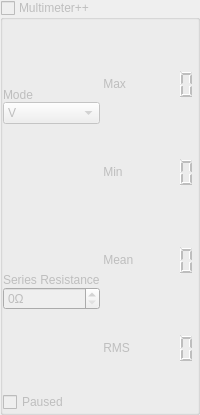
      <widget class="QWidget" name="page_3">
       <layout class="QHBoxLayout" name="horizontalLayout_3">
        <property name="spacing">
         <number>0</number>
        </property>
        <property name="leftMargin">
         <number>0</number>
        </property>
        <property name="topMargin">
         <number>0</number>
        </property>
        <property name="rightMargin">
         <number>0</number>
        </property>
        <property name="bottomMargin">
         <number>0</number>
        </property>
        <item>
         <widget class="QGroupBox" name="multimeterGroup">
          <property name="enabled">
           <bool>false</bool>
          </property>
          <property name="title">
           <string>Multimeter++</string>
          </property>
          <property name="checkable">
           <bool>true</bool>
          </property>
          <property name="checked">
           <bool>false</bool>
          </property>
          <layout class="QGridLayout" name="gridLayout">
           <property name="leftMargin">
            <number>0</number>
           </property>
           <property name="topMargin">
            <number>0</number>
           </property>
           <property name="rightMargin">
            <number>0</number>
           </property>
           <property name="bottomMargin">
            <number>0</number>
           </property>
           <property name="spacing">
            <number>0</number>
           </property>
           <item row="0" column="1" rowspan="7">
            <layout class="QFormLayout" name="formLayout">
             <property name="horizontalSpacing">
              <number>0</number>
             </property>
             <property name="verticalSpacing">
              <number>0</number>
             </property>
             <item row="1" column="0">
              <widget class="QLabel" name="multimeterMaxLabel">
               <property name="sizePolicy">
                <sizepolicy hsizetype="Preferred" vsizetype="Expanding">
                 <horstretch>0</horstretch>
                 <verstretch>0</verstretch>
                </sizepolicy>
               </property>
               <property name="text">
                <string> Max</string>
               </property>
              </widget>
             </item>
             <item row="1" column="1">
              <widget class="QLCDNumber" name="multimeterMaxDisplay">
               <property name="sizePolicy">
                <sizepolicy hsizetype="Preferred" vsizetype="Expanding">
                 <horstretch>0</horstretch>
                 <verstretch>0</verstretch>
                </sizepolicy>
               </property>
               <property name="minimumSize">
                <size>
                 <width>0</width>
                 <height>48</height>
                </size>
               </property>
               <property name="frameShape">
                <enum>QFrame::NoFrame</enum>
               </property>
               <property name="digitCount">
                <number>4</number>
               </property>
              </widget>
             </item>
             <item row="3" column="0">
              <widget class="QLabel" name="multimeterMinLabel">
               <property name="sizePolicy">
                <sizepolicy hsizetype="Preferred" vsizetype="Expanding">
                 <horstretch>0</horstretch>
                 <verstretch>0</verstretch>
                </sizepolicy>
               </property>
               <property name="text">
                <string> Min</string>
               </property>
              </widget>
             </item>
             <item row="3" column="1">
              <widget class="QLCDNumber" name="multimeterMinDisplay">
               <property name="sizePolicy">
                <sizepolicy hsizetype="Preferred" vsizetype="Expanding">
                 <horstretch>0</horstretch>
                 <verstretch>0</verstretch>
                </sizepolicy>
               </property>
               <property name="minimumSize">
                <size>
                 <width>0</width>
                 <height>48</height>
                </size>
               </property>
               <property name="frameShape">
                <enum>QFrame::NoFrame</enum>
               </property>
               <property name="digitCount">
                <number>4</number>
               </property>
              </widget>
             </item>
             <item row="5" column="0">
              <widget class="QLabel" name="multimeterMeanLabel">
               <property name="sizePolicy">
                <sizepolicy hsizetype="Preferred" vsizetype="Expanding">
                 <horstretch>0</horstretch>
                 <verstretch>0</verstretch>
                </sizepolicy>
               </property>
               <property name="text">
                <string> Mean</string>
               </property>
              </widget>
             </item>
             <item row="5" column="1">
              <widget class="QLCDNumber" name="multimeterMeanDisplay">
               <property name="sizePolicy">
                <sizepolicy hsizetype="Preferred" vsizetype="MinimumExpanding">
                 <horstretch>0</horstretch>
                 <verstretch>0</verstretch>
                </sizepolicy>
               </property>
               <property name="minimumSize">
                <size>
                 <width>0</width>
                 <height>48</height>
                </size>
               </property>
               <property name="frameShape">
                <enum>QFrame::NoFrame</enum>
               </property>
               <property name="digitCount">
                <number>4</number>
               </property>
              </widget>
             </item>
             <item row="7" column="0">
              <widget class="QLabel" name="multimeterRmsLabel">
               <property name="sizePolicy">
                <sizepolicy hsizetype="Preferred" vsizetype="Expanding">
                 <horstretch>0</horstretch>
                 <verstretch>0</verstretch>
                </sizepolicy>
               </property>
               <property name="text">
                <string> RMS</string>
               </property>
              </widget>
             </item>
             <item row="7" column="1">
              <widget class="QLCDNumber" name="multimeterRmsDisplay">
               <property name="sizePolicy">
                <sizepolicy hsizetype="Preferred" vsizetype="Expanding">
                 <horstretch>0</horstretch>
                 <verstretch>0</verstretch>
                </sizepolicy>
               </property>
               <property name="minimumSize">
                <size>
                 <width>0</width>
                 <height>48</height>
                </size>
               </property>
               <property name="frameShape">
                <enum>QFrame::NoFrame</enum>
               </property>
               <property name="digitCount">
                <number>4</number>
               </property>
              </widget>
             </item>
             <item row="2" column="1">
              <spacer name="verticalSpacer">
               <property name="orientation">
                <enum>Qt::Vertical</enum>
               </property>
               <property name="sizeHint" stdset="0">
                <size>
                 <width>20</width>
                 <height>40</height>
                </size>
               </property>
              </spacer>
             </item>
             <item row="4" column="1">
              <spacer name="verticalSpacer_2">
               <property name="orientation">
                <enum>Qt::Vertical</enum>
               </property>
               <property name="sizeHint" stdset="0">
                <size>
                 <width>20</width>
                 <height>40</height>
                </size>
               </property>
              </spacer>
             </item>
             <item row="0" column="1">
              <spacer name="verticalSpacer_3">
               <property name="orientation">
                <enum>Qt::Vertical</enum>
               </property>
               <property name="sizeType">
                <enum>QSizePolicy::Expanding</enum>
               </property>
               <property name="sizeHint" stdset="0">
                <size>
                 <width>20</width>
                 <height>40</height>
                </size>
               </property>
              </spacer>
             </item>
             <item row="6" column="1">
              <spacer name="verticalSpacer_4">
               <property name="orientation">
                <enum>Qt::Vertical</enum>
               </property>
               <property name="sizeHint" stdset="0">
                <size>
                 <width>20</width>
                 <height>40</height>
                </size>
               </property>
              </spacer>
             </item>
             <item row="8" column="1">
              <spacer name="verticalSpacer_5">
               <property name="orientation">
                <enum>Qt::Vertical</enum>
               </property>
               <property name="sizeHint" stdset="0">
                <size>
                 <width>20</width>
                 <height>40</height>
                </size>
               </property>
              </spacer>
             </item>
            </layout>
           </item>
           <item row="6" column="0">
            <widget class="QCheckBox" name="multimeterPauseCheckBox">
             <property name="sizePolicy">
              <sizepolicy hsizetype="Maximum" vsizetype="Fixed">
               <horstretch>0</horstretch>
               <verstretch>0</verstretch>
              </sizepolicy>
             </property>
             <property name="maximumSize">
              <size>
               <width>180</width>
               <height>16777215</height>
              </size>
             </property>
             <property name="font">
              <font>
               <underline>false</underline>
              </font>
             </property>
             <property name="text">
              <string>Paused</string>
             </property>
            </widget>
           </item>
           <item row="3" column="0">
            <widget class="QLabel" name="multimeterResistanceLabel">
             <property name="sizePolicy">
              <sizepolicy hsizetype="Maximum" vsizetype="Preferred">
               <horstretch>0</horstretch>
               <verstretch>0</verstretch>
              </sizepolicy>
             </property>
             <property name="maximumSize">
              <size>
               <width>180</width>
               <height>16777215</height>
              </size>
             </property>
             <property name="text">
              <string>Series Resistance</string>
             </property>
             <property name="alignment">
              <set>Qt::AlignBottom|Qt::AlignLeading|Qt::AlignLeft</set>
             </property>
            </widget>
           </item>
           <item row="0" column="0">
            <widget class="QLabel" name="multimeterModeLabel">
             <property name="sizePolicy">
              <sizepolicy hsizetype="Maximum" vsizetype="Preferred">
               <horstretch>0</horstretch>
               <verstretch>0</verstretch>
              </sizepolicy>
             </property>
             <property name="maximumSize">
              <size>
               <width>180</width>
               <height>16777215</height>
              </size>
             </property>
             <property name="text">
              <string>Mode</string>
             </property>
             <property name="alignment">
              <set>Qt::AlignBottom|Qt::AlignLeading|Qt::AlignLeft</set>
             </property>
            </widget>
           </item>
           <item row="4" column="0">
            <widget class="espoSpinBox" name="multimeterResistanceSelect">
             <property name="sizePolicy">
              <sizepolicy hsizetype="Maximum" vsizetype="Fixed">
               <horstretch>0</horstretch>
               <verstretch>0</verstretch>
              </sizepolicy>
             </property>
             <property name="maximumSize">
              <size>
               <width>180</width>
               <height>16777215</height>
              </size>
             </property>
             <property name="suffix">
              <string>Ω</string>
             </property>
             <property name="decimals">
              <number>0</number>
             </property>
             <property name="maximum">
              <double>1000000.000000000000000</double>
             </property>
            </widget>
           </item>
           <item row="1" column="0">
            <widget class="QComboBox" name="multimeterModeSelect">
             <property name="sizePolicy">
              <sizepolicy hsizetype="Maximum" vsizetype="Fixed">
               <horstretch>0</horstretch>
               <verstretch>0</verstretch>
              </sizepolicy>
             </property>
             <property name="maximumSize">
              <size>
               <width>180</width>
               <height>16777215</height>
              </size>
             </property>
             <item>
              <property name="text">
               <string>V</string>
              </property>
             </item>
             <item>
              <property name="text">
               <string>I</string>
              </property>
             </item>
             <item>
              <property name="text">
               <string>R</string>
              </property>
             </item>
             <item>
              <property name="text">
               <string>C</string>
              </property>
             </item>
            </widget>
           </item>
          </layout>
         </widget>
        </item>
       </layout>
      </widget>
